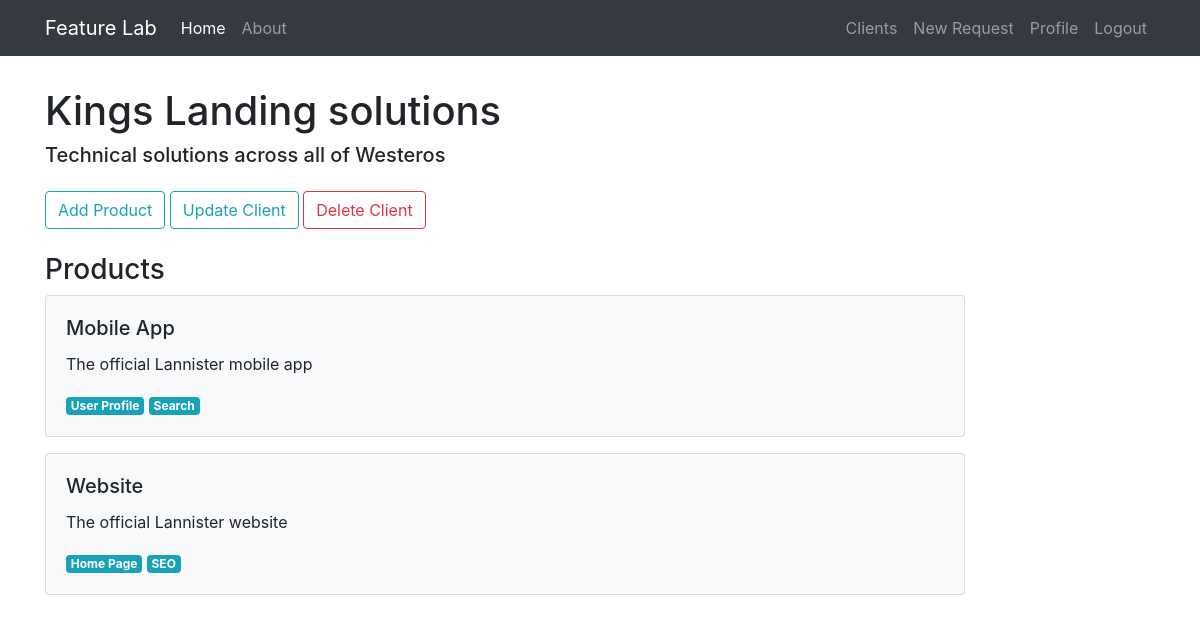
Screenshot of /client/1 (signed in) with the database file from the repository.
### feature_lab/models.py (models this page shows, shortened)
class Client(db.Model):
    id = db.Column(db.Integer, primary_key=True)
    name = db.Column(db.String(20), unique=True, nullable=False)
    email = db.Column(db.String(120), unique=True, nullable=False)
    bio = db.Column(db.Text(), nullable=False)
    phone_number = db.Column(db.String())
    created_at = db.Column(db.DateTime, nullable=False, default=datetime.utcnow)
    products = db.relationship('Product', backref='owner', lazy=True)
    user_id = db.Column(db.Integer, db.ForeignKey('user.id'), nullable=False)

class Product(db.Model):
    id = db.Column(db.Integer, primary_key=True)
    name = db.Column(db.String(20), unique=True, nullable=False)
    description = db.Column(db.Text(), nullable=False)
    owner_id = db.Column(db.Integer, db.ForeignKey('client.id'), nullable=False)
    requests = db.relationship('FeatureRequest', backref='product', lazy=True)
    areas = db.relationship('ProductArea', backref='product', lazy=True)

class ProductArea(db.Model):
    id = db.Column(db.Integer, primary_key=True)
    name = db.Column(db.String(30), nullable=False)
    product_id = db.Column(db.Integer, db.ForeignKey('product.id'), nullable=False)

### feature_lab/clients/routes.py (the view)
@clients.route('/client/<int:client_id>')
@login_required
def client(client_id):  # client page
    client = Client.query.get_or_404(int(client_id))
    return render_template('client.html', client=client)

### feature_lab/models.py (called while the page is built)
@login_manager.user_loader
def load_user(user_id):
    return User.query.get(int(user_id))

### feature_lab/templates/client.html (shortened to what this page needs)
{% extends 'layout.html' %}
{% block content %}
    <h1>{{client.name}}</h1>
    <h5 class="mb-4">{{client.bio}}</h5>
    <button class="btn btn-outline-info" onclick="window.location='/create_product/{{client.id}}'">Add Product</button>
    <button class="btn btn-outline-info" onclick="window.location='/client/{{client.id}}/update'">Update Client</button>
    <button type="button" class="btn btn-outline-danger" data-toggle="modal" data-target="#deleteModal">Delete Client</button>
    <h3 class="mt-4">Products</h3>
    {% if client.products %}
        {% for product in client.products %}
            <div>
                <a href="/product/{{ product.id }}" class="request-card">
                    <div class="card bg-light mb-3 p-3 mr-0">
                        <div class="p-1">
                            <h5 class="card-title">{{ product.name }}</h5>
                            <p class="card-text">{{ product.description }}</p>
                            {% for area in product.areas %}
                                <span class="badge badge-info">{{ area.name }}</span>
                            {% endfor %}
                        </div>
                    </div>
                </a>
            </div>
        {% endfor %}
    {% else %}
        <div class="p-5 text-secondary">
            <p>This client does not have any products yet. <a href="/create_product/{{client.id}}">Create product.</a></p>
        </div>
    {% endif %}
{% endblock content %}

### feature_lab/static/custom.css (style rules this page uses)
a.request-card, a.request-card:hover { color: inherit; text-decoration: none; max-width: 35rem; }

### rows the page displays
Client: name "Kings Landing solutions", bio "Technical solutions across all of Westeros"
Product: name "Mobile App", description "The official Lannister mobile app"
ProductArea: name "User Profile"
ProductArea: name "Search"
Product: name "Website", description "The official Lannister website"
ProductArea: name "Home Page"
ProductArea: name "SEO"
